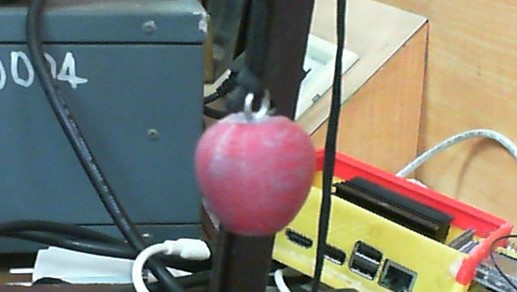
#> input picture AA.jpg, 517 x 292 px, found by its file name
$ python Detect_Apples2.py
#> lines starting #> are read from the running program, lines starting #| are printed output that depends on the picture; after the words box and inside, x2 and y2 are one past the last pixel; in counts of white or black regions, pixels touching at a corner belong together
# Name: approach_2.py
# By Dr. S. S. Gajbhar
import cv2
import numpy as np
import argparse

# Defining the color ranges to be filtered.
# The following ranges should be used on HSV domain image.
low_apple_red = (160.0, 153.0, 153.0)
high_apple_red = (180.0, 255.0, 255.0)
low_apple_raw = (0.0, 150.0, 150.0)
high_apple_raw = (15.0, 255.0, 255.0)

image_bgr = cv2.imread("C:/OPEN-CV/AA.jpg") #cv2.imread("Apples1.png")
#> image_bgr is the input picture: shape (292, 517, 3); mean B, G, R 115.1, 125, 129
image = cv2.imread("C:/OPEN-CV/AA.jpg") #image_bgr.copy()
image_hsv = cv2.cvtColor(image_bgr, cv2.COLOR_BGR2HSV)
#> image_hsv: shape (292, 517, 3); mean H, S, V 75.1, 83.8, 145.7

mask_red = cv2.inRange(image_hsv,low_apple_red, high_apple_red)
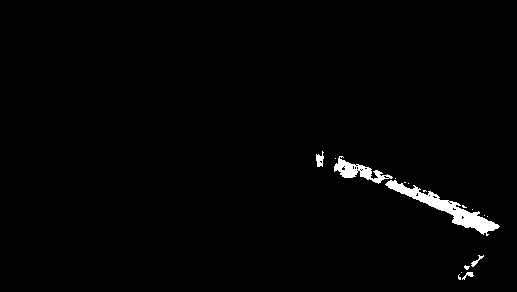
#> mask_red: shape (292, 517); 1.4% white; 17 white regions (12 under 20 px), largest, box (x1, y1, x2, y2) and area: (385, 180, 500, 236) 1385, (334, 156, 393, 184) 576, (316, 151, 324, 167) 81, (471, 255, 484, 267) 47, (462, 272, 474, 280) 41
mask_raw = cv2.inRange(image_hsv,low_apple_raw, high_apple_raw)
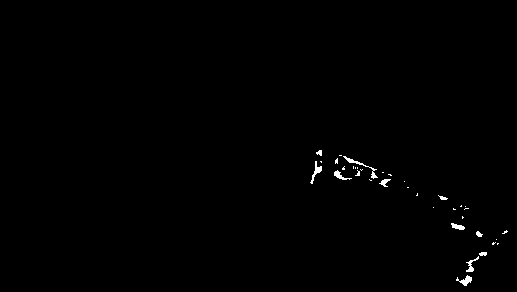
#> mask_raw: shape (292, 517); 0.48% white; 36 white regions (25 under 20 px), largest, box (x1, y1, x2, y2) and area: (343, 156, 378, 179) 106, (310, 161, 322, 184) 83, (456, 275, 472, 286) 80

mask = mask_red + mask_raw
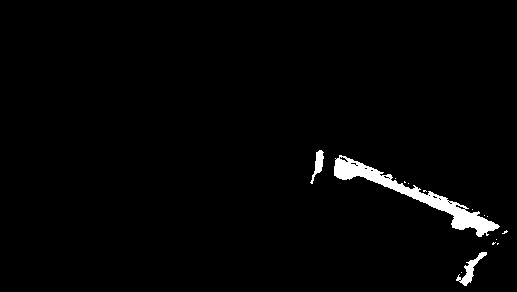
#> mask: shape (292, 517); 1.9% white; 15 white regions (12 under 20 px)


cnts,_ = cv2.findContours(mask.copy(), cv2.RETR_EXTERNAL, cv2.CHAIN_APPROX_SIMPLE)
#> cnts = 15 contours, 12 with area under 20; largest, box (x1, y1, x2, y2) and area: (334, 155, 500, 237) 2232, (456, 252, 487, 286) 240, (310, 150, 324, 184) 155
c_num=0
for i,c in enumerate(cnts):
    # draw a circle enclosing the object
    ((x, y), r) = cv2.minEnclosingCircle(c)
    if r>34:
        c_num+=1
        cv2.circle(image, (int(x), int(y)), int(r), (0, 255, 0), 2)
        cv2.putText(image, "#{}".format(c_num), (int(x) - 10, int(y)),
            cv2.FONT_HERSHEY_SIMPLEX, 0.6, (255, 0, 0), 2)
    else:
        continue
#> this loop made 15 passes
#> (x, y, r, c_num) on pass 14: (417, 192, 88.77, 1)
#> (x, y, r) on passes 1, 2, 4, 5, 6, 7: (461, 272, 0.0001), (471, 266, 20.52), (493.5, 243, 1.8), (496, 239, 0.0001), (504.5, 232, 2.69), (487, 216, 0.0001)
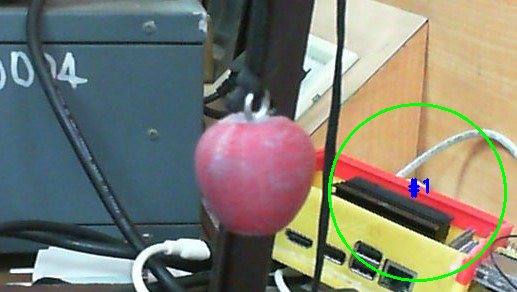
#> image: shape (292, 517, 3); 1.21% of pixels changed, all inside (x1, y1, x2, y2) = (328, 103, 507, 282)
#> after the loop, c_num = 1

cv2.imshow("Original image", image_bgr)
cv2.imshow("Detected Apples", image)
#cv2.imshow("HSV Image", image_hsv)
#cv2.imshow("Mask image", mask)
cv2.waitKey(0)

$ run again, with Detecting Apples/Apples1.png saved as AA.jpg
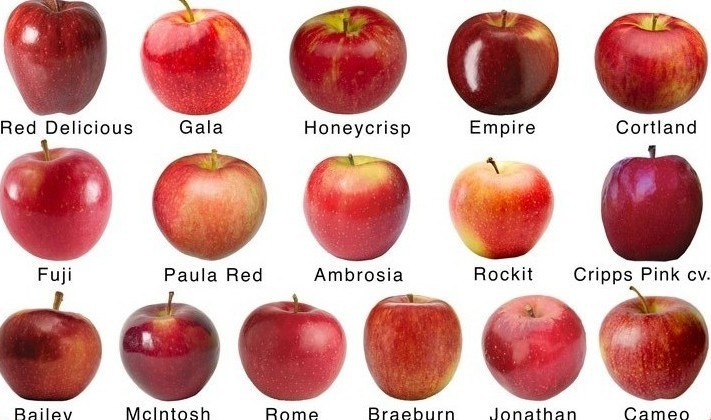
#> input picture Detecting Apples/Apples1.png, 711 x 420 px, found by its file name
#> image_bgr is the input picture: shape (420, 711, 3); mean B, G, R 157.3, 160.8, 210.7
#> image_hsv: shape (420, 711, 3); mean H, S, V 53.9, 83.3, 211
#> `mask_red = cv2.inRange(image_hsv,low_apple_red, high_apple_red)`:
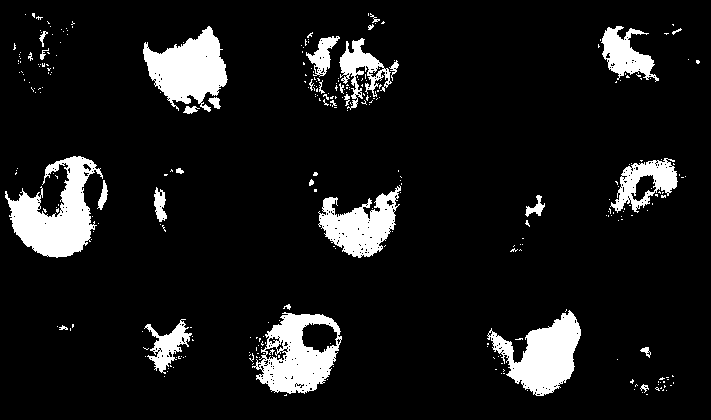
#> mask_red: shape (420, 711); 9.6% white; 306 white regions (273 under 20 px), largest, box (x1, y1, x2, y2) and area: (5, 156, 103, 258) 4895, (143, 26, 228, 112) 4114, (252, 312, 342, 394) 4031
#> mask_raw: shape (420, 711); 12.3% white; 277 white regions (244 under 20 px), largest, box (x1, y1, x2, y2) and area: (368, 304, 459, 397) 6794, (157, 155, 257, 256) 5162, (457, 175, 551, 256) 4764
#> mask: shape (420, 711); 21.9% white; 371 white regions (344 under 20 px)
#> cnts = 356 contours, 332 with area under 20; largest, box (x1, y1, x2, y2) and area: (368, 304, 459, 397) 6656, (143, 16, 248, 114) 6488, (5, 156, 103, 258) 6224, (597, 14, 706, 103) 5802, (154, 155, 257, 256) 5286
#> the loop `for i,c in enumerate(cnts):` made 356 passes
#> (x, y, r) on passes 1, 2, 3, 6, 7, 10, 12, 15: (401, 396, 0.0001), (670, 394, 0.0001), (652, 394, 0.0001), (48, 391, 0.0001), (527, 390, 0.0001), (664, 390, 2), (39, 387, 0.0001), (260, 384, 0.0001)
#> after the loop `for i,c in enumerate(cnts):`:
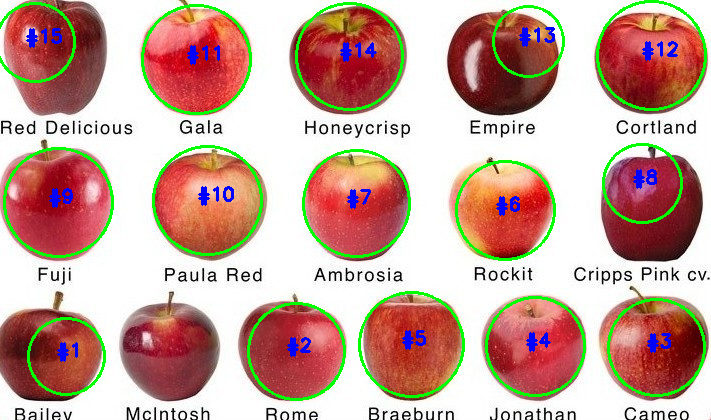
#> image: shape (420, 711, 3); 5.78% of pixels changed, all inside (x1, y1, x2, y2) = (0, 0, 707, 401)
#> after the loop `for i,c in enumerate(cnts):`: c_num = 15
